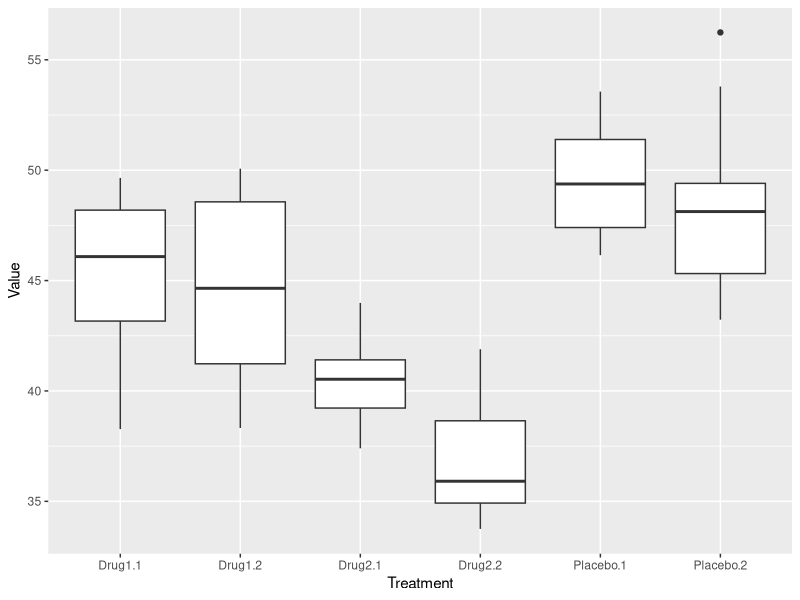

R code for this plot:
## ---- chunk 1
library(tidyverse)
clinical_data <- read_tsv("clinical-data.txt")
## ---- chunk 2
clinical_data <- gather(clinical_data, key = "Treatment", value = "Value", -Subject)
## ---- chunk 3
ggplot(clinical_data, mapping = aes(x = Treatment, y = Value)) +
  geom_boxplot()
## ---- chunk 4
patients <- read_tsv("patient-data.txt")
## ---- chunk 5
select(patients, Height:Grade_Level)
## ---- chunk 6
select(patients, Height:Grade_Level, -State)
## ---- chunk 7
select(patients, ends_with("eight"))
## ---- chunk 8
select(patients, -Birth, -State, -Grade_Level)
select(patients, -c(Birth, State, Grade_Level))
select(patients, -(Birth:Grade_Level))
## ---- chunk 9
patients <- mutate(patients, Height = as.numeric(str_remove(Height, pattern = "cm$")))
patients <- mutate(patients, Weight = as.numeric(str_remove(Weight, pattern = "kg$")))
patients
## ---- chunk 10
unique(patients$Smokes)
patients <- mutate(patients, Smokes = Smokes %in% c("TRUE", "Yes"))
patients
## ---- chunk 11
patients <- mutate(patients, BMI = Weight / (Height / 100) ** 2)
select(patients, ID, Smokes, Height, Weight, BMI)
## ---- chunk 12
patients <- mutate(patients, Overweight = BMI > 25)
select(patients, ID, Smokes, Height, Weight, BMI, Overweight)
